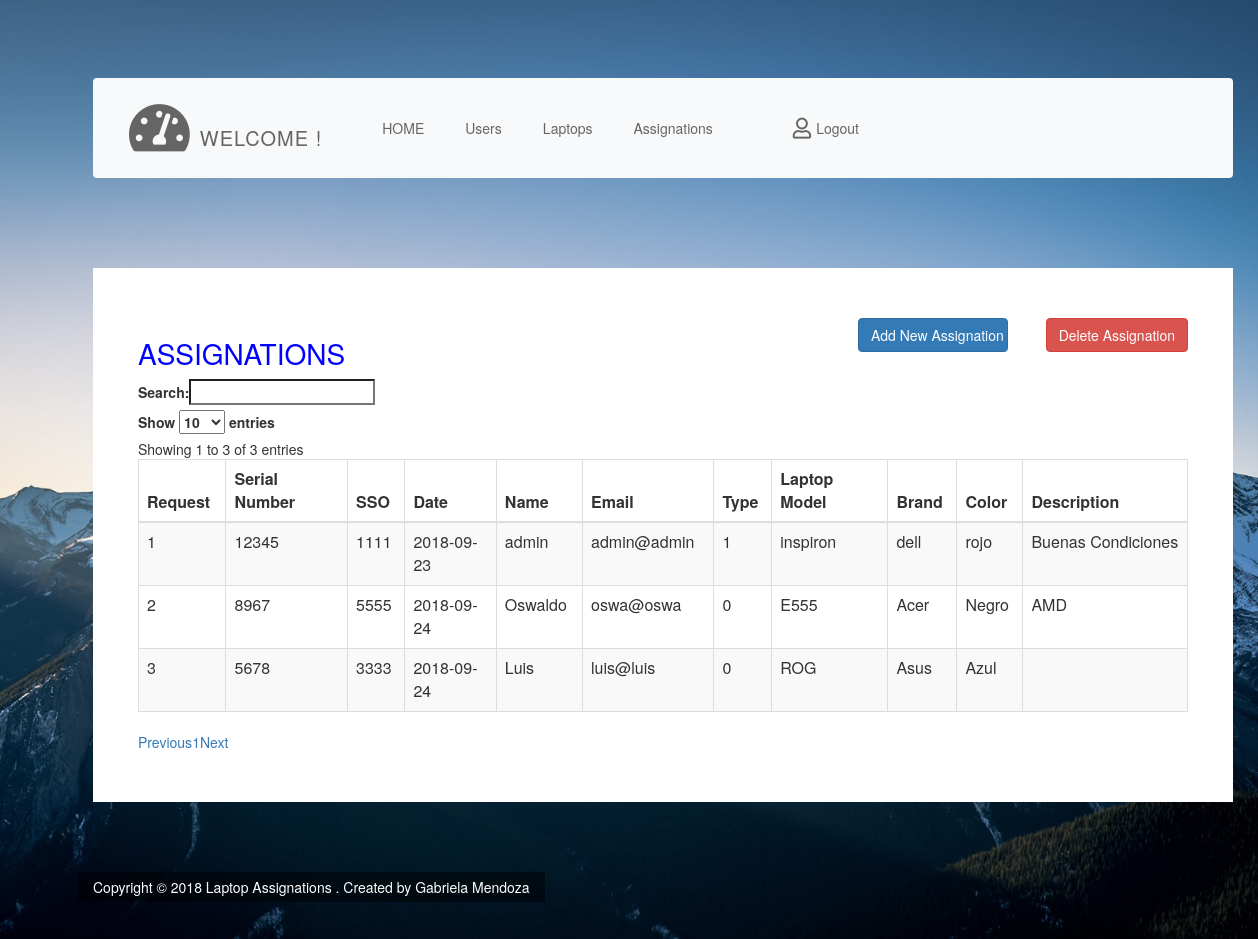
The page /vistas/dashboard/assignations.php (signed in) on the database its author committed.
### tables this page shows
CREATE TABLE IF NOT EXISTS `assignation` (
  `idRequest` int(11) NOT NULL AUTO_INCREMENT,
  `date` date NOT NULL,
  `serialNumber` int(11) NOT NULL,
  `sso` int(11) NOT NULL,
  PRIMARY KEY (`idRequest`),
  KEY `sso` (`sso`),
  KEY `serialNumber` (`serialNumber`)
);

CREATE TABLE IF NOT EXISTS `users` (
  `sso` int(11) NOT NULL,
  `password` varchar(100) NOT NULL,
  `name` varchar(100) NOT NULL,
  `email` varchar(100) NOT NULL,
  `type` tinyint(1) NOT NULL DEFAULT '0',
  PRIMARY KEY (`sso`),
  UNIQUE KEY `email` (`email`)
);

CREATE TABLE IF NOT EXISTS `laptops` (
  `serialNumber` int(11) NOT NULL,
  `model` varchar(50) NOT NULL,
  `color` varchar(50) NOT NULL,
  `brand` varchar(50) NOT NULL,
  `description` varchar(250) NOT NULL,
  PRIMARY KEY (`serialNumber`)
);

### vistas/dashboard/assignations.php (the view, shortened to what this page needs)
<html lang="en">
<?php include "../head.php"; ?>
<body id="reportsPage" class="bg02">
    <div class="" id="home">
        <div class="container">
<?php include "../header.php"; ?>
            <div class="row tm-content-row tm-mt-big">
                <div class="col-xl-12 col-lg-12 tm-md-12 tm-sm-12 tm-col">
                    <div class="bg-white tm-block h-100">
                        <div class="row">
                            <div class="col-md-8 col-sm-12">
                                <h2 class="title">ASSIGNATIONS</h2>
                            </div>
                            <div class="col-md-2 col-sm-12 text-right">
                                <a href="assignation.php" class="btn btn-small btn-primary">Add New Assignation</a>
                            </div>
                            <div class="col-md-2 col-sm-12 text-right">
                                <a href="deleteAssignation.php" class="btn btn-danger btn-primary">Delete Assignation</a>
                            </div>
                        </div>
                        <?php
                        include "../../php/dbcon.php";
                        $sql = "SELECT * FROM assignation NATURAL JOIN users NATURAL JOIN laptops;";
                        $result = $conn->query($sql);
                        if ($result->num_rows > 0) {
                            echo "<table id=\"example\" class=\"table table-striped table-bordered\" cellspacing=\"0\" width=\"100%\">
                            	<thead>
                            		<tr>
                                  <th>Request</th>
                            			<th>Serial Number</th>
                            			<th>SSO</th>
                            			<th>Date</th>
                                  <th>Name</th>
                                  <th>Email</th>
                                  <th>Type</th>
                                  <th>Laptop Model</th>
                                  <th>Brand</th>
                                  <th>Color</th>
                                  <th>Description</th>
                            		</tr>
                            	</thead>
                            	<tbody>";
                            while($row = $result->fetch_assoc()) {
                                echo "<tr><td>" . $row["idRequest"]. "</td><td>" . $row["serialNumber"]. "</td><td>" . $row["sso"]. "</td><td>" . $row["date"]. "</td><td>" . $row["name"]. "</td><td>" . $row["email"]. "</td>
                                <td>" . $row["type"]. "</td><td>" . $row["model"]. "</td><td>" . $row["brand"]. "</td><td>" . $row["color"]. "</td><td>" . $row["description"]. "</td></tr>";
                            }
                            echo "	</tbody>
                            </table>";
                        } else {
                            echo "0 results";
                        }
                         ?>
                        </div>
                    </div>
                </div>
            </div>
            <?php include "../footer.php" ?>
        </div>
</body>
</html>

### css/tooplate.css (style rules this page uses)
html { font-size: 17px; }
body { font-family: "Open Sans", Helvetica, Arial, sans-serif; overflow-x: hidden; }
body { background-image: url(../img/dash-bg-01.jpg); background-size: cover; background-repeat: no-repeat; background-position: center; background-attachment: fixed; padding-left: 50px; padding-right: 50px; }
h2.title { font-size: 2em; color: blue; }
.bg02 { background-image: url(../img/dash-bg-02.jpg); }
a { transition: all 0.3s ease; }
.tm-mt-big { margin-top: 70px; }
.tm-block { padding: 50px 45px; }
.tm-content-row { justify-content: space-between; margin-left: -20px; margin-right: -20px; }
.tm-col { padding-left: 20px; padding-right: 20px; margin-bottom: 50px; }
.btn { border-radius: 0; padding: 13px 28px; transition: all 0.2s ease; max-width: 100%; }
.btn-small { padding: 10px 24px; }
.btn-primary { background-color: transparent; color: black; border-color: #999999; }
.btn-danger { color: #9f1321; background-color: transparent; border-color: #9f1321; }
.table td, .table th { padding: 20px 24px; }
@media (min-width: 1200px) { .container { max-width: 1630px; } }

### vistas/table/css/style.css (style rules this page uses)
body { margin:2em; }

### rows shown on the page
assignation: idRequest "1", serialNumber "12345", sso "1111", date "2018-09-23", users.name "admin", users.email "admin@admin", users.type "1", laptops.model "inspiron", laptops.brand "dell", laptops.color "rojo", laptops.description "Buenas Condiciones"
assignation: idRequest "2", serialNumber "8967", sso "5555", date "2018-09-24", users.name "Oswaldo", users.email "oswa@oswa", users.type "0", laptops.model "E555", laptops.brand "Acer", laptops.color "Negro", laptops.description "AMD"
assignation: idRequest "3", serialNumber "5678", sso "3333", date "2018-09-24", users.name "Luis", users.email "luis@luis", users.type "0", laptops.model "ROG", laptops.brand "Asus", laptops.color "Azul"
